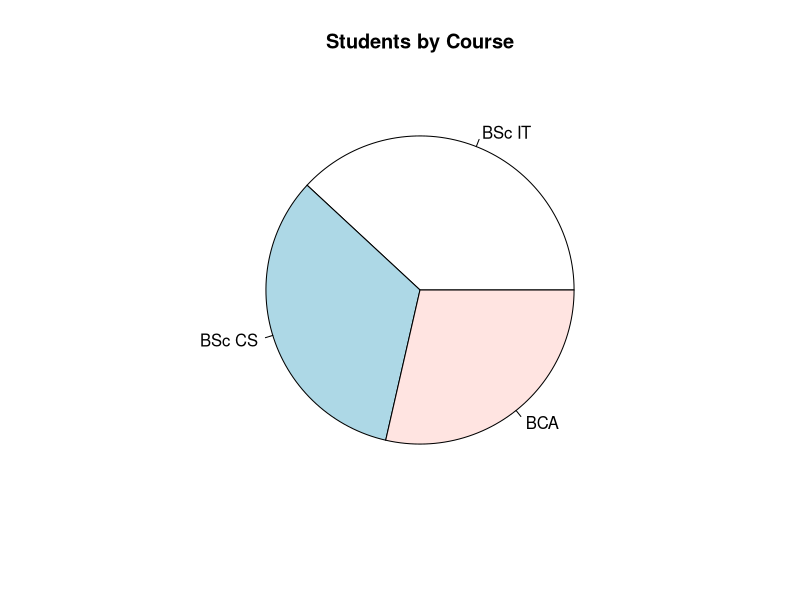

Source code (R):
Students <- c(40, 35, 30)
Course <- c("BSc IT", "BSc CS", "BCA")

pie(Students,
    labels = Course,
    main = "Students by Course")
